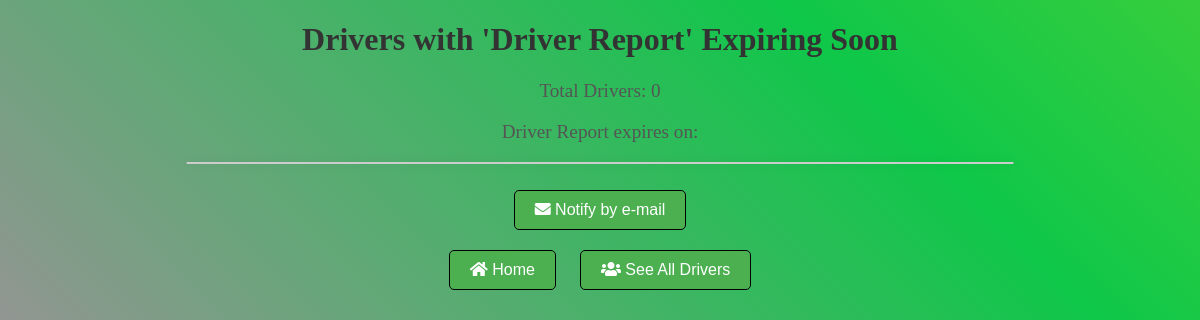
The app's page /upcoming_driver_report_expirations/ (signed in), older data.
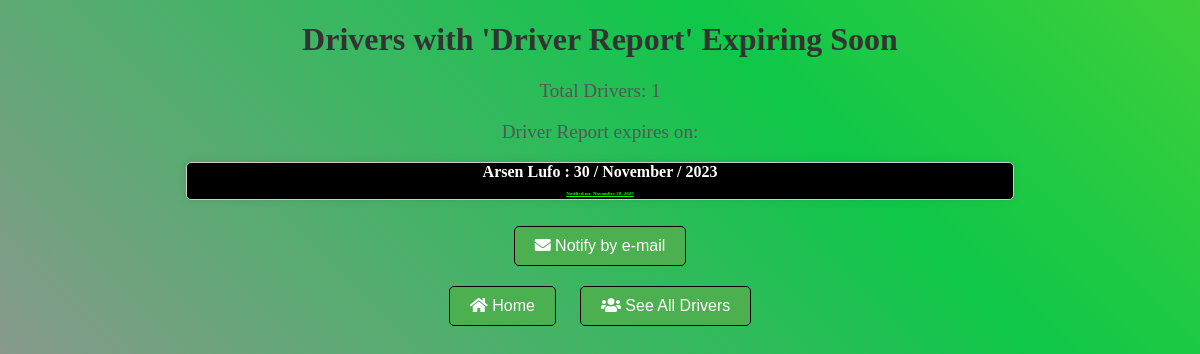
The same page, newer data.
### DriversApp/models.py (models this page shows, shortened)
class TruckDriver(models.Model):
    first_name = models.CharField(max_length=50)
    last_name = models.CharField(max_length=50)
    birthday = models.DateField(default='2000-01-01')
    photo = models.ImageField(upload_to='driver_photos/', null=True, blank=True)
    email = models.EmailField(default='@example.com')
    phone_number = models.CharField(max_length=15)
    truck_license = models.CharField(max_length=100)
    health_document_expiration_date = models.DateField()
    driving_licence_expiration_date = models.DateField()
    driver_record_service_report_expiration_date = models.DateField(null=True, blank=True)
    health_document = models.FileField(upload_to='driver_files/', null=True, blank=True)
    driving_license = models.FileField(upload_to='driver_files/', null=True, blank=True)
    notified = models.BooleanField(default=False)
    health_document_notified = models.BooleanField(default=False)
    driver_report_notified = models.BooleanField(default=False)
    notified_date = models.DateTimeField(null=True, blank=True)
    health_document_notified_date = models.DateTimeField(null=True, blank=True)
    driver_report_notified_date = models.DateTimeField(null=True, blank=True)
    pdf_file = models.FileField(upload_to='pdfs/', null=True, blank=True)

### DriversApp/views.py (the view)
# urls.py: path('upcoming_driver_report_expirations/', views.upcoming_driver_report_expirations, name='upcoming_driver_report_expirations'),
@cache_control(no_cache=True, must_revalidate=True, no_store=True, max_age=0)
@login_required
@csrf_exempt
def upcoming_driver_report_expirations(request):
    if request.method == 'POST':
        notify_drivers_via_email_for_driver_report()
        return redirect('upcoming_driver_report_expirations')
    today = timezone.now().date()
    two_weeks_from_now = today + timezone.timedelta(weeks=2)
    drivers = TruckDriver.objects.filter(driver_record_service_report_expiration_date__gte=today, driver_record_service_report_expiration_date__lte=two_weeks_from_now).order_by('driver_record_service_report_expiration_date')
    context = {
        'drivers': drivers
    }
    return render(request, 'upcoming_driver_report_expirations.html', context)

### DriversApp/templates/upcoming_driver_report_expirations.html (shortened to what this page needs)
{% load static %}
<!DOCTYPE html>
<html lang="en">
<head>
    <link rel="stylesheet" href="{% static 'css/main.css' %}">
    <link rel="stylesheet" href="https://cdnjs.cloudflare.com/ajax/libs/font-awesome/5.15.3/css/all.min.css">
<body>
    {% block content %}
    <h1>Drivers with 'Driver Report' Expiring Soon</h1>
    <p>Total Drivers: {{ drivers|length }}</p>
    <p>Driver Report expires on:</p>
    <ul class="list-health-contract">
        {% for driver in drivers %}
            <li><a href="{% url 'driver_detail' driver.id %}">{{ driver.first_name }} {{ driver.last_name }} : {{ driver.driver_record_service_report_expiration_date|date:"d / F / Y" }}<br>{% if driver.driver_report_notified %}<span id="notified-yes">Notified on: {{ driver.driver_report_notified_date|date:"F d, Y" }}</span> {% else %}<span id="notified-no"> Not notified{% endif %}</span></a></li>
        {% endfor %}
    </ul>
    <form method="post" action="{% url 'upcoming_driver_report_expirations' %}">
        <button type="submit" onclick="alert('\n\nWait a few seconds for everyone to be successfully notified')"><i class="fas fa-envelope"></i> Notify by e-mail</button>
    </form>
    <button><a href="{% url 'success_page' %}"><i class="fas fa-home"></i> Home</a></button>
    <button><a href="{% url 'list_drivers' %}"><i class="fas fa-users"></i> See All Drivers</a></button>
    {% endblock %}
</body>
</html>

Row changes from the older to the newer data that the page shows:
now on this page (row edited): TruckDriver: first_name "Arsen", last_name "Lufo", driver_record_service_report_expiration_date "30 / November / 2023"
Text that changed along with them:
{{ drivers|length }}: "0" → "1"
